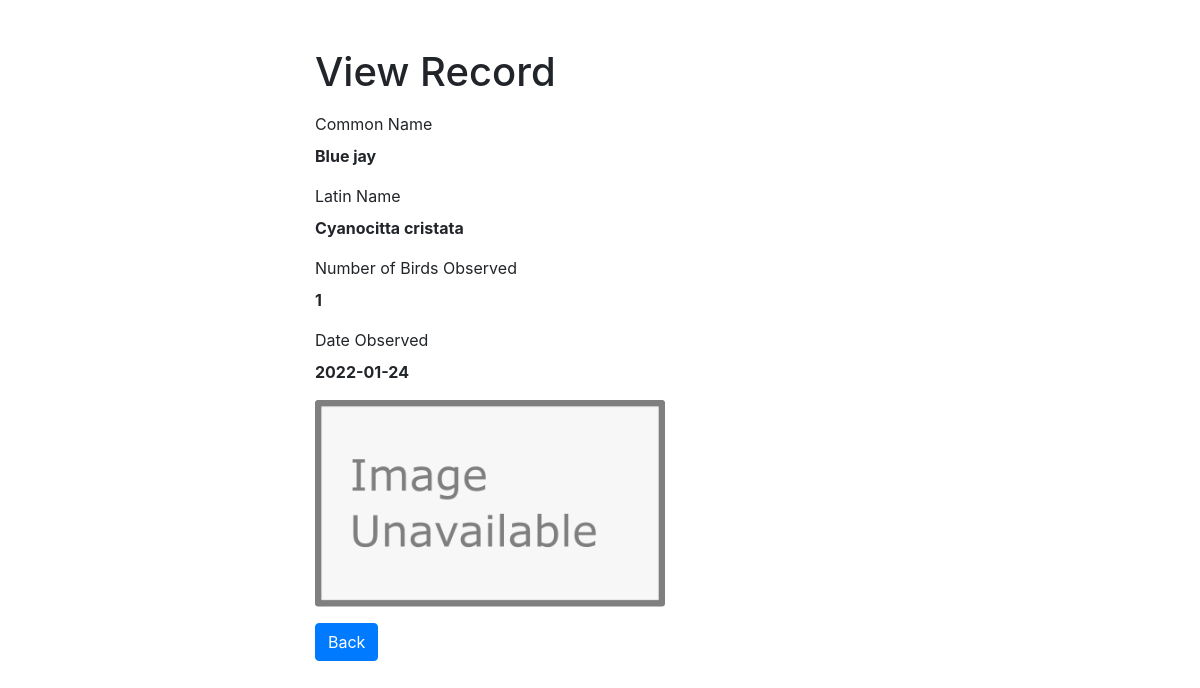
Screenshot of /read.php?bird_id=4 with the database file from the repository.
### tables this page shows
CREATE TABLE IF NOT EXISTS local_birds (
  bird_id         int(11)       NOT NULL AUTO_INCREMENT,
  common_name     varchar(45)   NOT NULL,
  latin_name      varchar(45)   NOT NULL,
  number_of_birds int(11)       NOT NULL,      
  date_observed   date          NOT NULL,
  img             varchar(200)  NULL,
  PRIMARY KEY (bird_id)
);

### dao/abstractDAO.php (called while the page is built, shortened)
<?php
class abstractDAO {
    protected static $DB_HOST = "localhost";
    protected static $DB_PORT = 3306;
    protected static $DB_USERNAME = "appuser";
    protected static $DB_PASSWORD = "password";
    protected static $DB_DATABASE = "birdwatching";
    function __construct() {
        try{
            $this->mysqli = new mysqli(self::$DB_HOST, self::$DB_USERNAME,
                self::$DB_PASSWORD, self::$DB_DATABASE, self::$DB_PORT);
        }catch(mysqli_sql_exception $e){
            throw $e;
        }
    }
}
?>

### dao/birdDAO.php (called while the page is built, shortened)
<?php
require_once('abstractDAO.php');
require_once('./model/bird.php');
class birdDAO extends abstractDAO {
    public function getBird($bird_id) {
        $query = 'SELECT * FROM local_birds WHERE bird_id = ?';
        $stmt = $this->mysqli->prepare($query);
        $stmt->bind_param('i', $bird_id);
        $stmt->execute();
        $result = $stmt->get_result();
        if($result->num_rows == 1){
            $temp = $result->fetch_assoc();
            $bird = new bird($temp['bird_id'],$temp['common_name'], $temp['latin_name'], $temp['number_of_birds'], $temp['date_observed'], $temp['img']);
            return $bird;
        }
        return false;
    }
}
?>

### model/bird.php (called while the page is built, shortened)
<?php
	class Bird{
		private $common_name;
		private $latin_name;
		private $number_of_birds;
		private $date_observed;
		private $img;
		public function getCommonName() {
			return $this->common_name;
		}
		public function setCommonName($c_name) {
			$this->common_name = $c_name;
		}
		public function getLatinName() {
			return $this->latin_name;
		}
		public function setLatinName($l_name) {
			$this->latin_name = $l_name;
		}
		public function getNumberOfBirds(){
			return $this->number_of_birds;
		}
		public function setNumberOfBirds($new_num) {
			$this->number_of_birds = $new_num;
		}
		public function getDateObserved() {
			return $this->date_observed;
		}
		public function setDateObserved($new_date) {
			$this->date_observed = $new_date;
		}
		public function getImage() {
			return $this->img;
		}
		public function setImage($new_img) {
			$this->img = $new_img;
		}
	}
?>

### read.php (the view, shortened to what this page needs)
<?php
require_once('./dao/birdDAO.php');
$birdDAO = new birdDAO();
if(isset($_GET["bird_id"]) && !empty(trim($_GET["bird_id"]))) {
    $bird_id =  trim($_GET["bird_id"]);
    $bird = $birdDAO->getBird($bird_id);
    if($bird->getImage()) {
        $common_name = $bird->getCommonName();
        $latin_name = $bird->getLatinName();
        $number_of_birds = $bird->getNumberOfBirds();
        $date_observed = $bird->getDateObserved();
        $img = $bird->getImage();
    } else if (!$bird->getImage()) {
        $common_name = $bird->getCommonName();
        $latin_name = $bird->getLatinName();
        $number_of_birds = $bird->getNumberOfBirds();
        $date_observed = $bird->getDateObserved();
        $img = "unavailable.png";
    } else {
        header("location: error.php");
        exit();
    }
} else {
    header("location: error.php");
    exit();
}
?>
<!DOCTYPE html>
<html lang="en">
<head>
    <link rel="stylesheet" href="https://stackpath.bootstrapcdn.com/bootstrap/4.5.2/css/bootstrap.min.css">
</head>
<body>
    <div class="wrapper">
        <div class="container-fluid">
            <div class="row">
                <div class="col-md-12">
                    <h1 class="mt-5 mb-3">View Record</h1>
                    <div class="form-group">
                        <label>Common Name</label>
                        <p><b><?php echo $common_name; ?></b></p>
                    </div>
                    <div class="form-group">
                        <label>Latin Name</label>
                        <p><b><?php echo $latin_name; ?></b></p>
                    </div>
                    <div class="form-group">
                        <label>Number of Birds Observed</label>
                        <p><b><?php echo $number_of_birds; ?></b></p>
                    </div>
                    <div class="form-group">
                        <label>Date Observed</label>
                        <p><b><?php echo $date_observed; ?></b></p>
                    </div>
                    <div class="form-group">
                        <img src="imgs/<?php echo $img ?>" width="350">
                    </div>
                    <p><a href="index.php" class="btn btn-primary">Back</a></p>
                </div>
            </div>
        </div>
    </div>
</body>
</html>

### read.php (style rules this page uses)
.wrapper { width: 600px; margin: 0 auto; }

### rows the page displays
local_birds: common_name "Blue jay", latin_name "Cyanocitta cristata", number_of_birds "1", date_observed "2022-01-24"
